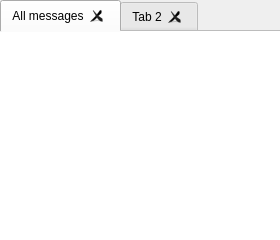
<?xml version="1.0" encoding="UTF-8"?>
<ui version="4.0">
 <class>TabbedView</class>
 <widget class="QWidget" name="TabbedView">
  <property name="geometry">
   <rect>
    <x>0</x>
    <y>0</y>
    <width>280</width>
    <height>240</height>
   </rect>
  </property>
  <property name="windowTitle">
   <string>Form</string>
  </property>
  <layout class="QVBoxLayout" name="verticalLayout">
   <property name="spacing">
    <number>0</number>
   </property>
   <property name="leftMargin">
    <number>0</number>
   </property>
   <property name="topMargin">
    <number>0</number>
   </property>
   <property name="rightMargin">
    <number>0</number>
   </property>
   <property name="bottomMargin">
    <number>0</number>
   </property>
   <item>
    <widget class="QTabWidget" name="tabWidget">
     <property name="documentMode">
      <bool>true</bool>
     </property>
     <property name="tabsClosable">
      <bool>true</bool>
     </property>
     <property name="movable">
      <bool>true</bool>
     </property>
     <widget class="QWidget" name="tab">
      <attribute name="title">
       <string>All messages</string>
      </attribute>
      <layout class="QVBoxLayout" name="verticalLayout_2">
       <property name="spacing">
        <number>0</number>
       </property>
       <property name="leftMargin">
        <number>0</number>
       </property>
       <property name="topMargin">
        <number>0</number>
       </property>
       <property name="rightMargin">
        <number>0</number>
       </property>
       <property name="bottomMargin">
        <number>0</number>
       </property>
       <item>
        <widget class="QTableView" name="tableView">
         <property name="frameShape">
          <enum>QFrame::NoFrame</enum>
         </property>
         <property name="frameShadow">
          <enum>QFrame::Sunken</enum>
         </property>
        </widget>
       </item>
      </layout>
     </widget>
     <widget class="QWidget" name="tab_2">
      <attribute name="title">
       <string>Tab 2</string>
      </attribute>
     </widget>
    </widget>
   </item>
  </layout>
 </widget>
 <resources/>
 <connections/>
</ui>
